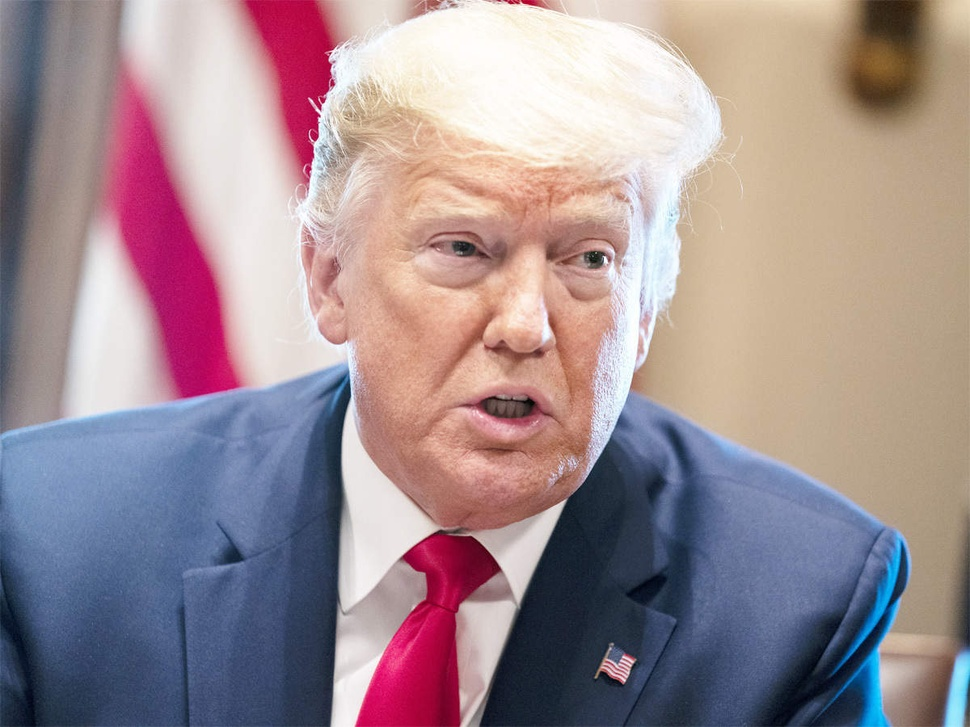
#> input picture train_img/1.jpg, 970 x 727 px, shrunk from 1200 x 900 before the run; its folder holds 4 pictures in this run
$ python 1.py   (older library calls are emulated)
#> lines starting #> are read from the running program, lines starting #| are printed output that depends on the picture
import cv2
import os
import numpy as np
from skimage.measure import compare_ssim
import copy
import time


def detect_face(img):
    face_CascadeClassifier = cv2.CascadeClassifier(
        'C:/Users/zhang/AppData/Local/Programs/Python/Python37/Lib/site-packages/cv2/data'
        '/haarcascade_frontalface_default.xml')
    faces = face_CascadeClassifier.detectMultiScale(img, scaleFactor=1.18, minNeighbors=3)  # Detect face
    if len(faces) == 0:
        # print("?")
        return None, []
    # print(faces[0])
    x, y, w, h = faces[0]  # The x and y coordinates of the face area
    return img[y:y + h, x:x + w], faces[0]


# This function will read all training images, detect faces from each image, and save the successfully detected faces
def Batch_detect_face(path):
#> called with path = './train_img'
    train_imgs = os.listdir(path)
    faces = []
    lables = []
    for img_name in train_imgs:
        img_path = path + "/" + img_name
        img = cv2.imread(img_path, cv2.IMREAD_GRAYSCALE)
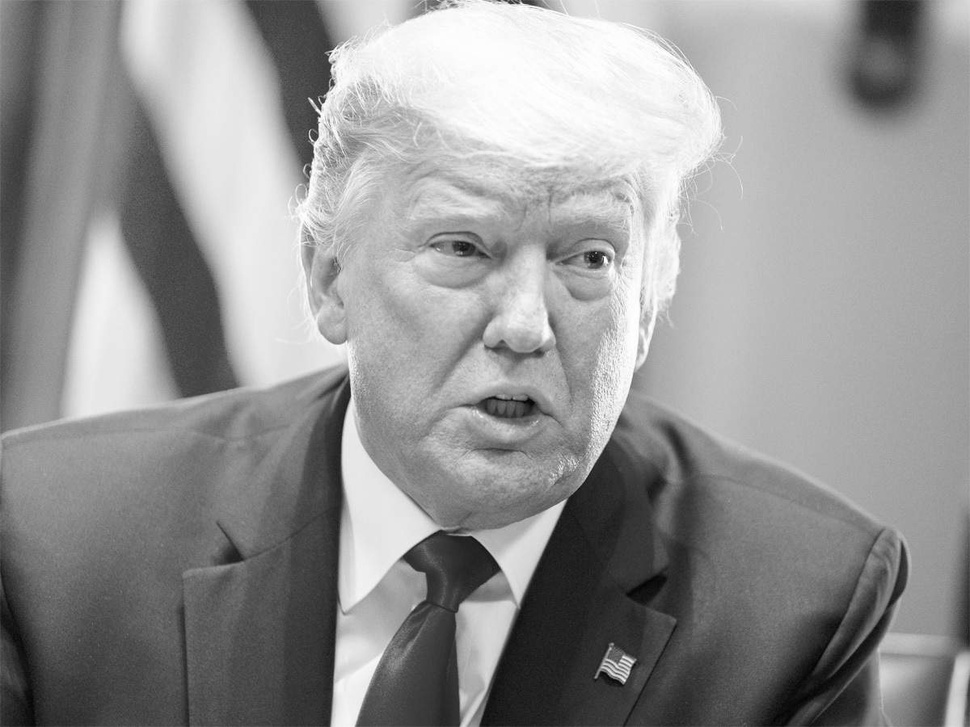
#> img: shape (727, 970); min 1, max 255, mean 147.6
        detected_img, loc = detect_face(img)
#> in detect_face, `faces = face_CascadeClassifier.detectMultiScale(img, scaleFactor=1.18,..`: faces = [[529, 221, 101, 101], [608, 66, 114, 114], [346, 116, 361, 361]]
#> in detect_face, `x, y, w, h = faces[0]`: x = 529; y = 221; w = 101
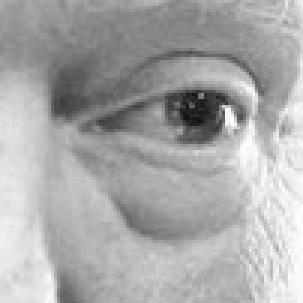
#> detected_img: shape (101, 101) (shown 3 times larger); min 14, max 255, mean 169.6
#> loc = [529, 221, 101, 101]
        save_name = "./detected_img/" + img_name
        if not os.path.exists("./detected_img/"):
            os.makedirs("./detected_img/")
        #print(loc)
        if len(loc) != 0:
            cv2.imwrite(save_name, detected_img)
            faces.append(detected_img)
            lables.append(0)
        else:
            print(img_name)
#> pass 2 of the loop in Batch_detect_face, `for img_name in train_imgs:`:
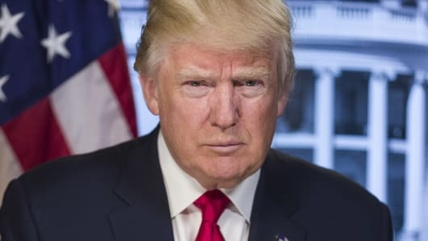
#> input picture train_img/104466932-PE_Color.530x298.jpg, 428 x 241 px, shrunk from 530 x 298 before the run
#> in Batch_detect_face, `img = cv2.imread(img_path, cv2.IMREAD_GRAYSCALE)`:
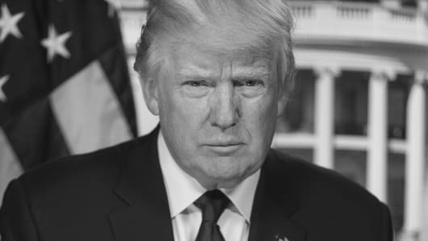
#> img: shape (241, 428); min 12, max 233, mean 102.3
#> in Batch_detect_face, `detected_img, loc = detect_face(img)`:
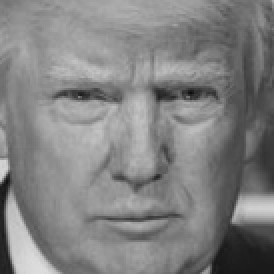
#> detected_img: shape (137, 137) (shown 2 times larger); min 12, max 221, mean 129.5
#> loc = [155, 36, 137, 137]
#> pass 3 of the loop in Batch_detect_face, `for img_name in train_imgs:`:
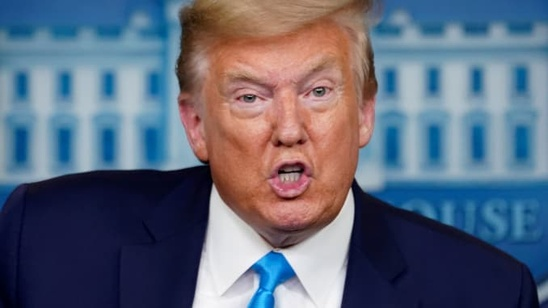
#> input picture train_img/106479371-1586300131122rts38dfs.jpg, 548 x 308 px, shrunk from 678 x 381 before the run
#> in Batch_detect_face, `img = cv2.imread(img_path, cv2.IMREAD_GRAYSCALE)`:
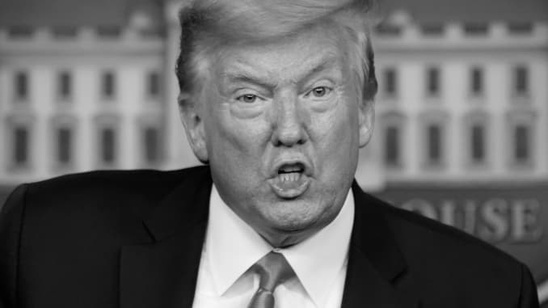
#> img: shape (308, 548); min 0, max 249, mean 103.5
#> in Batch_detect_face, `detected_img, loc = detect_face(img)`:
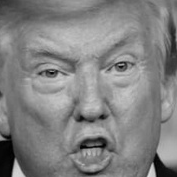
#> detected_img: shape (177, 177); min 0, max 220, mean 129.7
#> loc = [198, 25, 177, 177]
#> the loop made 4 passes; the first 3 are shown
    return faces, lables


# [41 lines left out: function face_retrieval, not called in this run]


def video_retrieval(train_img_path, video_path):
    train_faces, labels = Batch_detect_face(train_img_path)
    face_recognizer = cv2.face.LBPHFaceRecognizer_create()
    face_recognizer.train(train_faces, np.array(labels))
#> (the run stopped early here; a loop or call above may not have finished)
